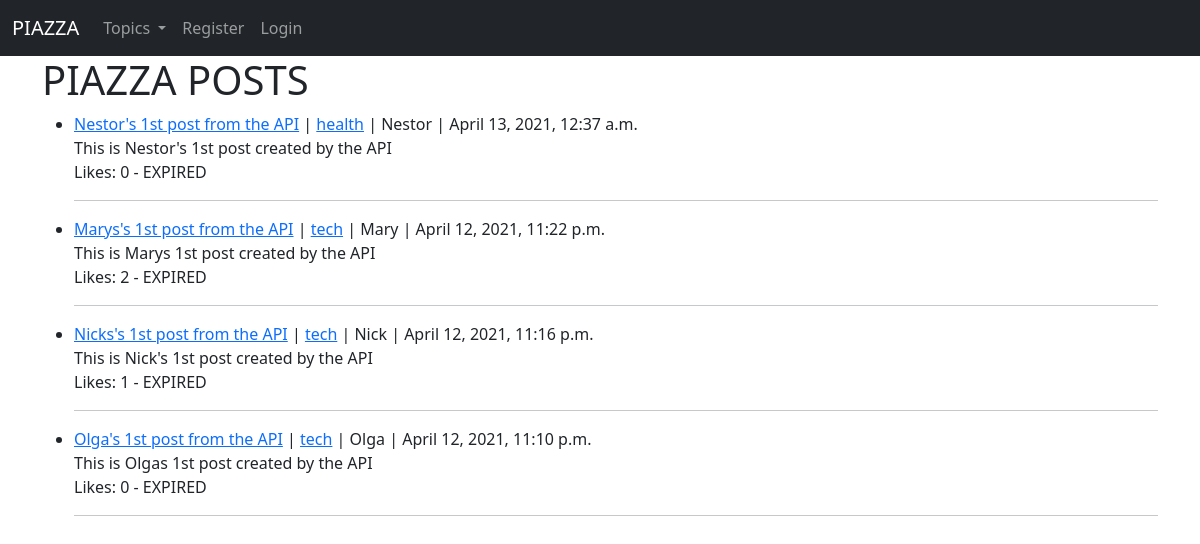
The page / on the database its author committed.
### RESOURCES_SERVER/models.py (models this page shows, shortened)
class Post(models.Model):
    STATUS = (
        ('LIVE', 'LIVE'),
        ('EXPIRED', 'EXPIRED'),
    )
    title = models.CharField(max_length=100)                                                #<--------  Post title | Using a validator here to check if post title is unique
    title_tag = models.CharField(max_length=255, default='')                                #<--------  Post title_tag (labe this will show on the web browser tab)
    topic = models.CharField(max_length=100, choices=topics_list)                           #<--------  Post topic is a field that is a model itself and categorises the post to a topic...
    date = models.DateTimeField(default=timezone.now)                                       #<--------  Post date creation
    expiration_date = models.DateTimeField(default=timezone.now)                            #<--------  Post expiration date
    content = RichTextField(blank=True, null=True)                                          #<--------  Post content
    author = models.ForeignKey(User, on_delete=models.CASCADE, blank=True, null=True )      #<--------  Post author - User that created the post
    status = models.CharField(max_length=7, choices=STATUS, default="LIVE")                 #<--------  Post status (expired or not expired)
    snippet = models.CharField(max_length=100)                                              #<--------  Post snipet (we can add this and will show in the main page)
    likes = models.ManyToManyField(User, related_name='likes')                              #<--------  Post likes
    def post_status(self):
        if self.expiration_date > timezone.now():
            new_status = "LIVE"
            return new_status
        else:
            new_status = "EXPIRED"
            return new_status
    def total_likes(self):
        return self.likes.count()
    class Meta:
        ordering = ['-date']

### RESOURCES_SERVER/views.py (the view)
# urls.py: path('', HomeView.as_view(), name='home'),
class HomeView(ListView):
    model = Post
    template_name = 'home.html'
    topic = Topic.objects.all()
    ordering = ['-date']
    def get_context_data(self, *args, **kwargs):
        topic_menu = Topic.objects.all()
        context = super(HomeView, self).get_context_data(*args, **kwargs)
        context["topic_menu"] = topic_menu
        return context

### RESOURCES_SERVER/models.py (called while the page is built)
    def __str__(self):
        return  self.name

### RESOURCES_SERVER/templates/home.html (shortened to what this page needs)
{% extends 'base.html' %}
{% block content %}
    <h1>PIAZZA POSTS</h1>
    <ul>
    {% for post in object_list %}
        <li>
            <a href="{% url 'article_details' post.pk %}">{{ post.title }}</a> |
            <a href="{% url 'topic' post.topic|slugify %}">{{ post.topic }}</a> |
            {{ post.author }} | {{ post.date }}
            <br>
            {{ post.content | slice:":200" | safe }}
            <br>
            Likes: {{ post.total_likes }} - {{ post.post_status }}
            <hr>
        </li>
    {% endfor %}
    </ul>
{% endblock %}

### RESOURCES_SERVER/templates/base.html (shortened to what this page needs)
<!doctype html>
<html lang="en">
  <head>
    <link href="https://cdn.jsdelivr.net/npm/bootstrap@5.0.0-beta3/dist/css/bootstrap.min.css" rel="stylesheet">
  </head>
  <body>
    <nav class="navbar navbar-expand-lg navbar-dark bg-dark">
        <div class="container-fluid">
          <a class="navbar-brand" href="{% url 'home' %}">PIAZZA</a>
          <div class="collapse navbar-collapse" id="navbarSupportedContent">
            <ul class="navbar-nav me-auto mb-2 mb-lg-0">
              {% if topic_menu %}
                <li class="nav-item dropdown">
                  <a class="nav-link dropdown-toggle" href="{% url 'topic_list' %}" id="navbarDropdown" role="button" data-bs-toggle="dropdown" aria-expanded="false">
                    Topics
                  </a>
                </li>
              {% else %}
                <li class="nav-item">
                  <a class="nav-link" href="{% url 'topic_list' %}">Topics</a>
                </li>
              {% endif %}
              {% if user.is_authenticated %}
                  <li class="nav-item">
                    <a class="nav-link" href="{% url 'add_post' %}">Add Post</a>
                  </li>
                  <li class="nav-item">
                    <a class="nav-link" href="{% url 'add_topic' %}">Add Topic</a>
                  </li>
                  <li class="nav-item">
                    <a class="nav-link" href="{% url 'edit_profile' %}">Edit Profile</a>
                  </li>
                  <li class="nav-item">
                    <a class="nav-link" href="{% url 'logout' %}">Logout</a>
                  </li>
                  <li class="nav-item">
                    <a class="nav-link" href="#"></a>
                  </li>
                  <li class="nav-item">
                    <a class="nav-link" href="#"></a>
                  </li>
                  <li class="nav-item">
                    <a class="nav-link" href="#"></a>
                  </li>
                  <li class="nav-item">
                    <a class="nav-link" href="#">{{ user.username }} - id number: {{ user.id }}</a>
                  </li>
              {% else %}
                  <li class="nav-item">
                    <a class="nav-link" href="{% url 'registration' %}">Register</a>
                  </li>
                  <li class="nav-item">
                    <a class="nav-link" href="{% url 'login' %}">Login</a>
                  </li>
              {% endif %}
            </ul>
          </div>
        </div>
      </nav>
      <div class="container">
        {% block content %}
        {% endblock %}
       </div>

### rows shown on the page
Post: title "Nestor's 1st post from the API", topic "health", author "Nestor", date "April 13, 2021, 12:37 a.m.", content "This is Nestor's 1st post created by the API", total_likes "0", post_status "EXPIRED"
Post: title "Marys's 1st post from the API", topic "tech", author "Mary", date "April 12, 2021, 11:22 p.m.", content "This is Marys 1st post created by the API", total_likes "2", post_status "EXPIRED"
Post: title "Nicks's 1st post from the API", topic "tech", author "Nick", date "April 12, 2021, 11:16 p.m.", content "This is Nick's 1st post created by the API", total_likes "1", post_status "EXPIRED"
Post: title "Olga's 1st post from the API", topic "tech", author "Olga", date "April 12, 2021, 11:10 p.m.", content "This is Olgas 1st post created by the API", total_likes "0", post_status "EXPIRED"
